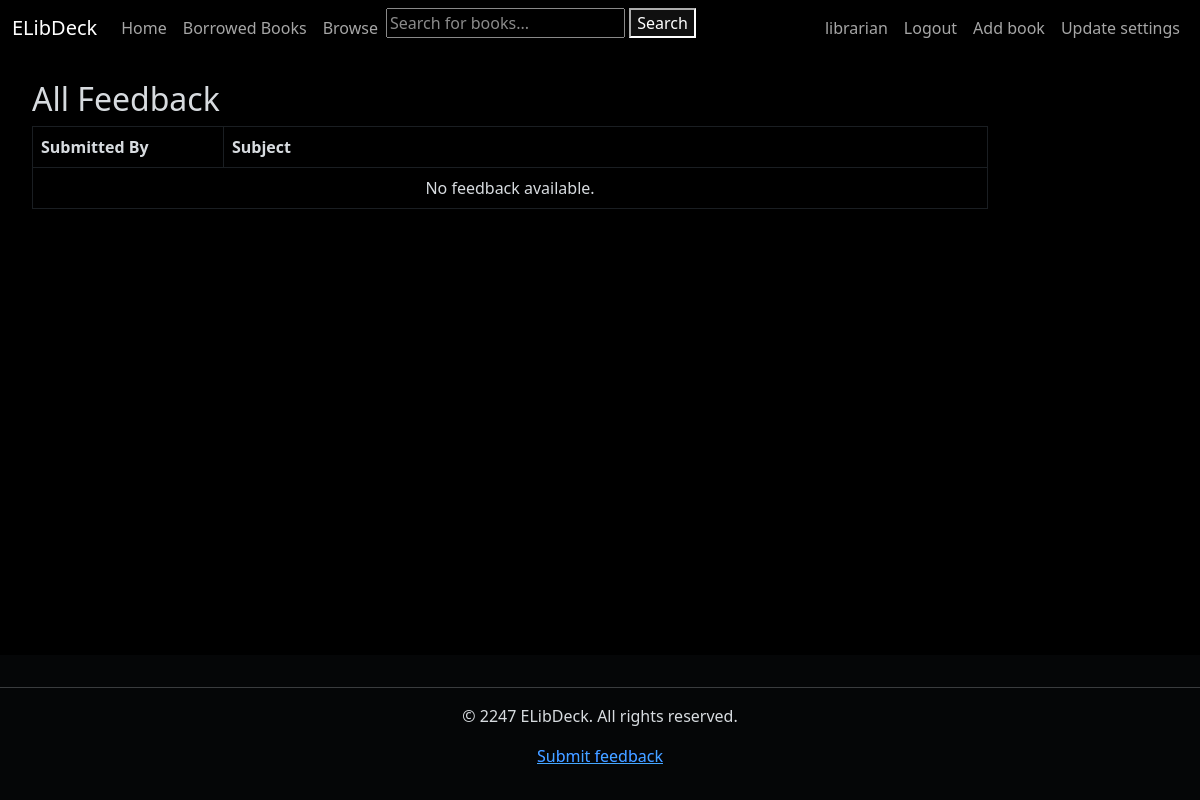
The app's page /feedback/view (signed in), older data.
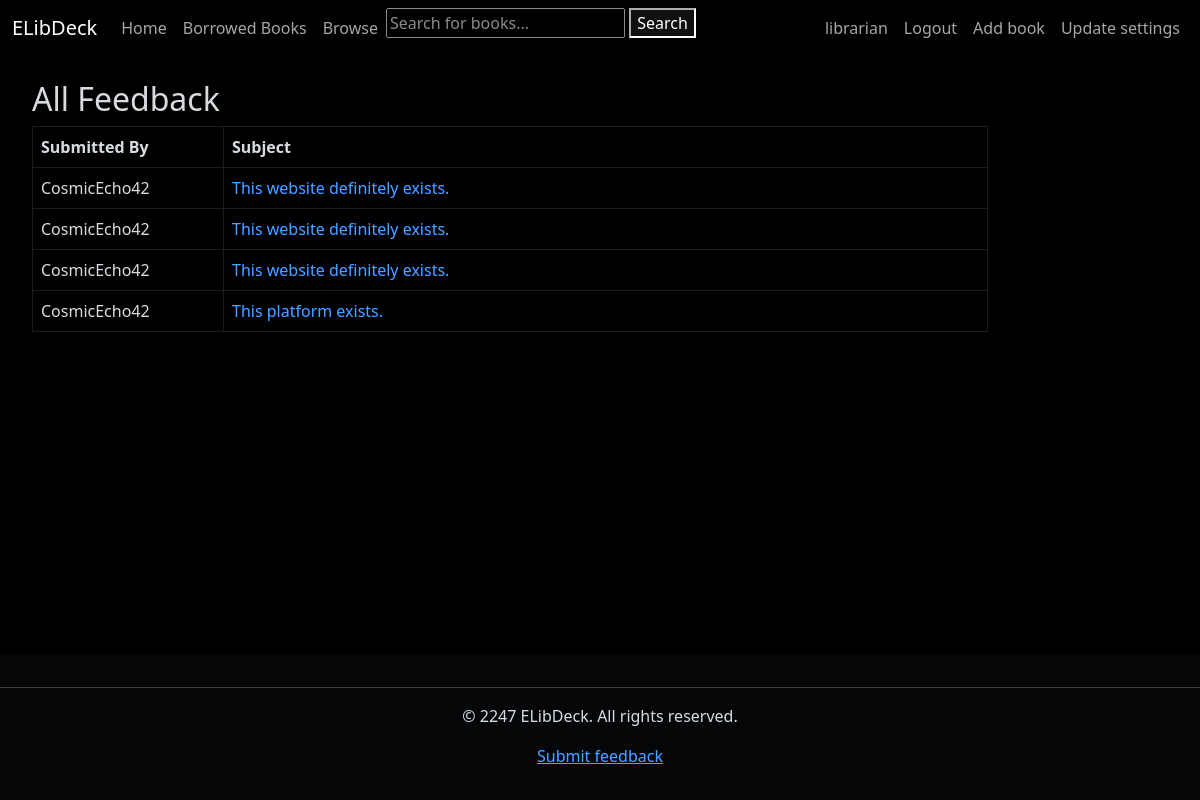
The same page, newer data.
### books_catalog/models.py (models this page shows, shortened)
class PortalFeedback(models.Model):
    user = models.ForeignKey(settings.AUTH_USER_MODEL, on_delete=models.SET_NULL, null=True, blank=True)
    subject = models.CharField(max_length=100)
    body = models.TextField()
    created_at = models.DateTimeField(auto_now_add=True)

### users/models.py (models this page shows, shortened)
class User(AbstractUser):
    is_librarian = models.BooleanField(default=False)
    psrn = models.CharField(
        max_length=255, default=uuid4, primary_key=True, editable=False, unique=True)
    room = models.CharField(max_length=10, default="No hostel.")

### books_catalog/views.py (the view)
# urls.py: path('feedback/view', views.view_portal_feedback, name='view-portal-feedback'),
@login_required
@permission_required('books_catalog.can_mark_returned', raise_exception=True)
def view_portal_feedback(request):
    feedbacks = PortalFeedback.objects.all().order_by('-created_at')
    return render(request, 'books_catalog/view_portal_feedback.html', {'feedbacks': feedbacks})

### books_catalog/templates/books_catalog/view_portal_feedback.html
{% extends 'generic.html' %}
{% block content %}
<div class="container mt-4">
    <h2>All Feedback</h2>
    <table class="table table-bordered table-hover">
        <thead>
            <tr>
                <th scope="col" style="width: 20%;">Submitted By</th>
                <th scope="col">Subject</th>
            </tr>
        </thead>
        <tbody>
            {% for feedback in feedbacks %}
                <tr>
                    <td>
                        {{ feedback.user.username }}
                    </td>
                    <td>
                        <a href="" class="text-decoration-none">
                            {{ feedback.subject }}
                        </a>
                    </td>
                </tr>
            {% empty %}
                <tr>
                    <td colspan="2" class="text-center">No feedback available.</td>
                </tr>
            {% endfor %}
        </tbody>
    </table>
</div>
{% endblock %}

Row changes from the older to the newer data that the page shows:
added PortalFeedback: user.username "CosmicEcho42", subject "This website definitely exists."
added PortalFeedback: user.username "CosmicEcho42", subject "This website definitely exists."
added PortalFeedback: user.username "CosmicEcho42", subject "This website definitely exists."
added PortalFeedback: user.username "CosmicEcho42", subject "This platform exists."
Text that changed along with them:
text no longer shown: "No feedback available."
